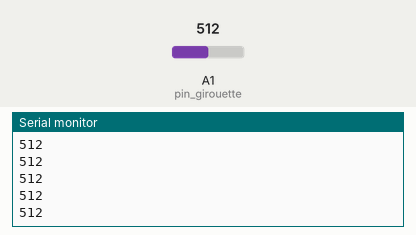
A sketch run on a simulated Arduino Uno, built with avr-gcc and run on an emulated ATmega328P. On the bench: the last lines printed to the serial monitor. The test bench sets the inputs (shaded band); at power-on: A1 (pin_girouette) = 512.

Above: at 1.2 s.
1.3 s: A1 (pin_girouette) set to 137
At 2.1 s:
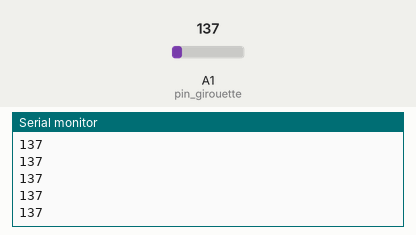
2.8 s: A1 (pin_girouette) set to 129
At 3.5 s:
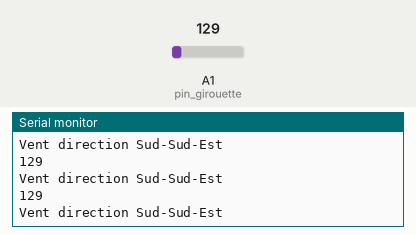
4.4 s: A1 (pin_girouette) set to 1010
At 5.3 s:
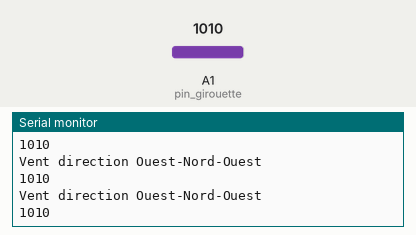
6.0 s: A1 (pin_girouette) set to 991
At 6.6 s:
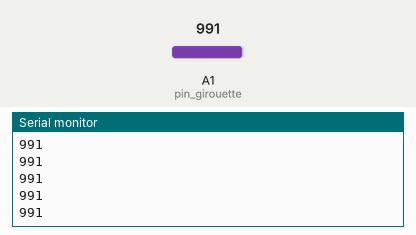
Timing chart, 0 to 9.0 s (numbered marks = the images above; inputs shaded):
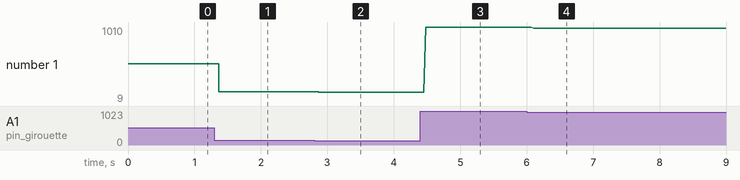

Measured:
- the behaviour switches between 130 and 129 on A1 (pin_girouette) (found by bisection; images 1 and 2)
- after the input at 1.3 s, the serial monitor: prints a new line after 0.07 s (image 1)
- after the input at 2.8 s, the serial monitor: prints a new line after 0.07 s (image 2)
- after the input at 4.4 s, the serial monitor: prints a new line after 0.08 s (image 3)
- after the input at 6.0 s, the serial monitor: prints a new line after 0.11 s (image 4)
- plotted number 1: 512 → 137 after the input at 1.3 s, 137 → 129 after the input at 2.8 s, 129 → 1010 after the input at 4.4 s, 1010 → 9 after the input at 6.0 s

The sketch:

girouette.ino
```cpp
#define pin_girouette A1
void setup()
{
  Serial.begin(9600);

}
void loop()
{
  int pos_girouette = analogRead(pin_girouette);
  Serial.println(pos_girouette);

  if(pos_girouette > 780 && pos_girouette<790)
  {
    Serial.println("Vent direction Nord");
  }
  if(pos_girouette > 280 && pos_girouette<290)
  {
    Serial.println("Vent direction Sud");
  }
  if(pos_girouette > 90 && pos_girouette<100)
  {
    Serial.println("Vent direction Est");
  }

  if(pos_girouette > 940 && pos_girouette<950)
  {
    Serial.println("Vent direction Ouest");
  }
  if(pos_girouette > 460 && pos_girouette<470)
  {
    Serial.println("Vent direction Nord-Est");
  }
  if(pos_girouette > 880 && pos_girouette<890)
  {
    Serial.println("Vent direction Nord-Ouest");
  }
  if(pos_girouette > 180 && pos_girouette<190)
  {
    Serial.println("Vent direction Sud-Est");
  }
  if(pos_girouette > 620 && pos_girouette<640)
  {
    Serial.println("Vent direction Sud-Ouest");
  }

  if(pos_girouette > 80 && pos_girouette<90)
  {
    Serial.println("Vent direction Est-Nord-Est");
  }
  if(pos_girouette > 120 && pos_girouette<130)
  {
    Serial.println("Vent direction Sud-Sud-Est");
  }
  if(pos_girouette > 590 && pos_girouette<610)
  {
    Serial.println("Vent direction Ouest-Sud-Ouest");
  }
  if(pos_girouette > 700 && pos_girouette<710)
  {
    Serial.println("Vent direction Nord-Nord-Ouest");
  }

  if(pos_girouette > 400 && pos_girouette<410)
  {
    Serial.println("Vent direction Nord-Nord-Est");
  }
  if(pos_girouette > 60 && pos_girouette<70)
  {
    Serial.println("Vent direction Est-Sud-Est");
  }
  if(pos_girouette > 240 && pos_girouette<250)
  {
    Serial.println("Vent direction Sud-Sud-Ouest");
  }
  if(pos_girouette > 1000 && pos_girouette<1024)
  {
    Serial.println("Vent direction Ouest-Nord-Ouest");
  }

}
```
